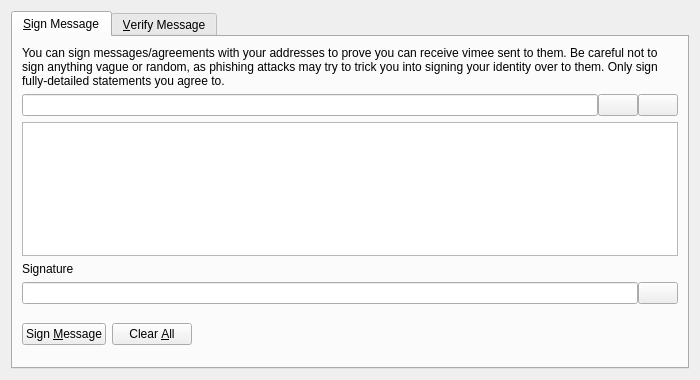
<?xml version="1.0" encoding="UTF-8"?>
<ui version="4.0">
 <class>SignVerifyMessageDialog</class>
 <widget class="QDialog" name="SignVerifyMessageDialog">
  <property name="geometry">
   <rect>
    <x>0</x>
    <y>0</y>
    <width>700</width>
    <height>380</height>
   </rect>
  </property>
  <property name="windowTitle">
   <string>Signatures - Sign / Verify a Message</string>
  </property>
  <property name="modal">
   <bool>true</bool>
  </property>
  <layout class="QVBoxLayout" name="verticalLayout">
   <item>
    <widget class="QTabWidget" name="tabWidget">
     <property name="currentIndex">
      <number>0</number>
     </property>
     <widget class="QWidget" name="tabSignMessage">
      <attribute name="title">
       <string>&amp;Sign Message</string>
      </attribute>
      <layout class="QVBoxLayout" name="verticalLayout_SM">
       <item>
        <widget class="QLabel" name="infoLabel_SM">
         <property name="text">
          <string>You can sign messages/agreements with your addresses to prove you can receive vimee sent to them. Be careful not to sign anything vague or random, as phishing attacks may try to trick you into signing your identity over to them. Only sign fully-detailed statements you agree to.</string>
         </property>
         <property name="textFormat">
          <enum>Qt::PlainText</enum>
         </property>
         <property name="wordWrap">
          <bool>true</bool>
         </property>
        </widget>
       </item>
       <item>
        <layout class="QHBoxLayout" name="horizontalLayout_1_SM">
         <property name="spacing">
          <number>0</number>
         </property>
         <item>
          <widget class="QValidatedLineEdit" name="addressIn_SM">
           <property name="toolTip">
            <string>The Vimee address to sign the message with</string>
           </property>
          </widget>
         </item>
         <item>
          <widget class="QPushButton" name="addressBookButton_SM">
           <property name="toolTip">
            <string>Choose previously used address</string>
           </property>
           <property name="text">
            <string/>
           </property>
           <property name="icon">
            <iconset resource="../bitcoin.qrc">
             <normaloff>:/icons/address-book</normaloff>:/icons/address-book</iconset>
           </property>
           <property name="shortcut">
            <string>Alt+A</string>
           </property>
           <property name="autoDefault">
            <bool>false</bool>
           </property>
          </widget>
         </item>
         <item>
          <widget class="QPushButton" name="pasteButton_SM">
           <property name="toolTip">
            <string>Paste address from clipboard</string>
           </property>
           <property name="text">
            <string/>
           </property>
           <property name="icon">
            <iconset resource="../bitcoin.qrc">
             <normaloff>:/icons/editpaste</normaloff>:/icons/editpaste</iconset>
           </property>
           <property name="shortcut">
            <string>Alt+P</string>
           </property>
           <property name="autoDefault">
            <bool>false</bool>
           </property>
          </widget>
         </item>
        </layout>
       </item>
       <item>
        <widget class="QPlainTextEdit" name="messageIn_SM">
         <property name="toolTip">
          <string>Enter the message you want to sign here</string>
         </property>
        </widget>
       </item>
       <item>
        <widget class="QLabel" name="signatureLabel_SM">
         <property name="text">
          <string>Signature</string>
         </property>
         <property name="textFormat">
          <enum>Qt::PlainText</enum>
         </property>
        </widget>
       </item>
       <item>
        <layout class="QHBoxLayout" name="horizontalLayout_2_SM">
         <property name="spacing">
          <number>0</number>
         </property>
         <item>
          <widget class="QLineEdit" name="signatureOut_SM">
           <property name="font">
            <font>
             <italic>true</italic>
            </font>
           </property>
           <property name="readOnly">
            <bool>true</bool>
           </property>
          </widget>
         </item>
         <item>
          <widget class="QPushButton" name="copySignatureButton_SM">
           <property name="toolTip">
            <string>Copy the current signature to the system clipboard</string>
           </property>
           <property name="text">
            <string/>
           </property>
           <property name="icon">
            <iconset resource="../bitcoin.qrc">
             <normaloff>:/icons/editcopy</normaloff>:/icons/editcopy</iconset>
           </property>
           <property name="autoDefault">
            <bool>false</bool>
           </property>
          </widget>
         </item>
        </layout>
       </item>
       <item>
        <layout class="QHBoxLayout" name="horizontalLayout_3_SM">
         <item>
          <widget class="QPushButton" name="signMessageButton_SM">
           <property name="toolTip">
            <string>Sign the message to prove you own this Vimee address</string>
           </property>
           <property name="text">
            <string>Sign &amp;Message</string>
           </property>
           <property name="icon">
            <iconset resource="../bitcoin.qrc">
             <normaloff>:/icons/edit</normaloff>:/icons/edit</iconset>
           </property>
           <property name="autoDefault">
            <bool>false</bool>
           </property>
          </widget>
         </item>
         <item>
          <widget class="QPushButton" name="clearButton_SM">
           <property name="toolTip">
            <string>Reset all sign message fields</string>
           </property>
           <property name="text">
            <string>Clear &amp;All</string>
           </property>
           <property name="icon">
            <iconset resource="../bitcoin.qrc">
             <normaloff>:/icons/remove</normaloff>:/icons/remove</iconset>
           </property>
           <property name="autoDefault">
            <bool>false</bool>
           </property>
          </widget>
         </item>
         <item>
          <spacer name="horizontalSpacer_1_SM">
           <property name="orientation">
            <enum>Qt::Horizontal</enum>
           </property>
           <property name="sizeHint" stdset="0">
            <size>
             <width>40</width>
             <height>48</height>
            </size>
           </property>
          </spacer>
         </item>
         <item>
          <widget class="QLabel" name="statusLabel_SM">
           <property name="font">
            <font>
             <weight>75</weight>
             <bold>true</bold>
            </font>
           </property>
           <property name="text">
            <string/>
           </property>
           <property name="wordWrap">
            <bool>true</bool>
           </property>
          </widget>
         </item>
         <item>
          <spacer name="horizontalSpacer_2_SM">
           <property name="orientation">
            <enum>Qt::Horizontal</enum>
           </property>
           <property name="sizeHint" stdset="0">
            <size>
             <width>40</width>
             <height>48</height>
            </size>
           </property>
          </spacer>
         </item>
        </layout>
       </item>
      </layout>
     </widget>
     <widget class="QWidget" name="tabVerifyMessage">
      <attribute name="title">
       <string>&amp;Verify Message</string>
      </attribute>
      <layout class="QVBoxLayout" name="verticalLayout_VM">
       <item>
        <widget class="QLabel" name="infoLabel_VM">
         <property name="text">
          <string>Enter the receiver's address, message (ensure you copy line breaks, spaces, tabs, etc. exactly) and signature below to verify the message. Be careful not to read more into the signature than what is in the signed message itself, to avoid being tricked by a man-in-the-middle attack. Note that this only proves the signing party receives with the address, it cannot prove sendership of any transaction!</string>
         </property>
         <property name="textFormat">
          <enum>Qt::PlainText</enum>
         </property>
         <property name="alignment">
          <set>Qt::AlignLeading|Qt::AlignLeft|Qt::AlignTop</set>
         </property>
         <property name="wordWrap">
          <bool>true</bool>
         </property>
        </widget>
       </item>
       <item>
        <layout class="QHBoxLayout" name="horizontalLayout_1_VM">
         <property name="spacing">
          <number>0</number>
         </property>
         <item>
          <widget class="QValidatedLineEdit" name="addressIn_VM">
           <property name="toolTip">
            <string>The Vimee address the message was signed with</string>
           </property>
          </widget>
         </item>
         <item>
          <widget class="QPushButton" name="addressBookButton_VM">
           <property name="toolTip">
            <string>Choose previously used address</string>
           </property>
           <property name="text">
            <string/>
           </property>
           <property name="icon">
            <iconset resource="../bitcoin.qrc">
             <normaloff>:/icons/address-book</normaloff>:/icons/address-book</iconset>
           </property>
           <property name="shortcut">
            <string>Alt+A</string>
           </property>
           <property name="autoDefault">
            <bool>false</bool>
           </property>
          </widget>
         </item>
        </layout>
       </item>
       <item>
        <widget class="QPlainTextEdit" name="messageIn_VM"/>
       </item>
       <item>
        <widget class="QValidatedLineEdit" name="signatureIn_VM"/>
       </item>
       <item>
        <layout class="QHBoxLayout" name="horizontalLayout_2_VM">
         <item>
          <widget class="QPushButton" name="verifyMessageButton_VM">
           <property name="toolTip">
            <string>Verify the message to ensure it was signed with the specified Vimee address</string>
           </property>
           <property name="text">
            <string>Verify &amp;Message</string>
           </property>
           <property name="icon">
            <iconset resource="../bitcoin.qrc">
             <normaloff>:/icons/transaction_0</normaloff>:/icons/transaction_0</iconset>
           </property>
           <property name="autoDefault">
            <bool>false</bool>
           </property>
          </widget>
         </item>
         <item>
          <widget class="QPushButton" name="clearButton_VM">
           <property name="toolTip">
            <string>Reset all verify message fields</string>
           </property>
           <property name="text">
            <string>Clear &amp;All</string>
           </property>
           <property name="icon">
            <iconset resource="../bitcoin.qrc">
             <normaloff>:/icons/remove</normaloff>:/icons/remove</iconset>
           </property>
           <property name="autoDefault">
            <bool>false</bool>
           </property>
          </widget>
         </item>
         <item>
          <spacer name="horizontalSpacer_1_VM">
           <property name="orientation">
            <enum>Qt::Horizontal</enum>
           </property>
           <property name="sizeHint" stdset="0">
            <size>
             <width>40</width>
             <height>48</height>
            </size>
           </property>
          </spacer>
         </item>
         <item>
          <widget class="QLabel" name="statusLabel_VM">
           <property name="font">
            <font>
             <weight>75</weight>
             <bold>true</bold>
            </font>
           </property>
           <property name="text">
            <string/>
           </property>
           <property name="wordWrap">
            <bool>true</bool>
           </property>
          </widget>
         </item>
         <item>
          <spacer name="horizontalSpacer_2_VM">
           <property name="orientation">
            <enum>Qt::Horizontal</enum>
           </property>
           <property name="sizeHint" stdset="0">
            <size>
             <width>40</width>
             <height>48</height>
            </size>
           </property>
          </spacer>
         </item>
        </layout>
       </item>
      </layout>
     </widget>
    </widget>
   </item>
  </layout>
 </widget>
 <customwidgets>
  <customwidget>
   <class>QValidatedLineEdit</class>
   <extends>QLineEdit</extends>
   <header>qt/qvalidatedlineedit.h</header>
  </customwidget>
 </customwidgets>
 <resources>
  <include location="../bitcoin.qrc"/>
 </resources>
 <connections/>
</ui>
